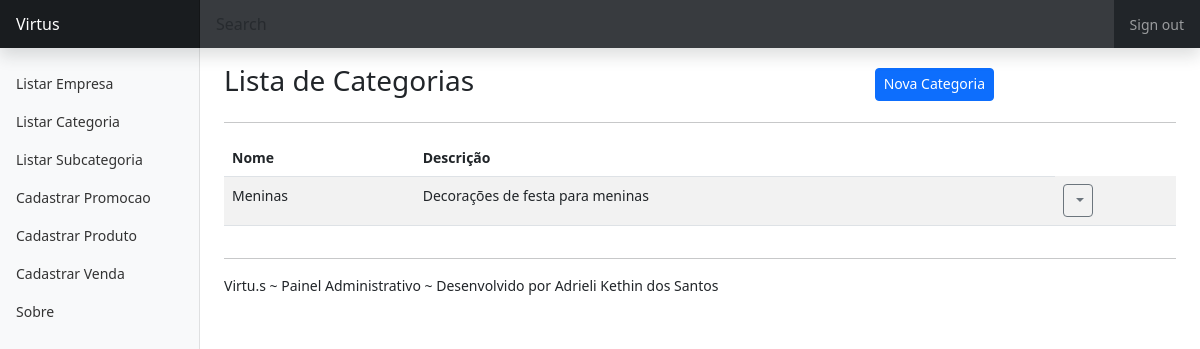
The page /listar/categoria/ on the database as committed earlier.
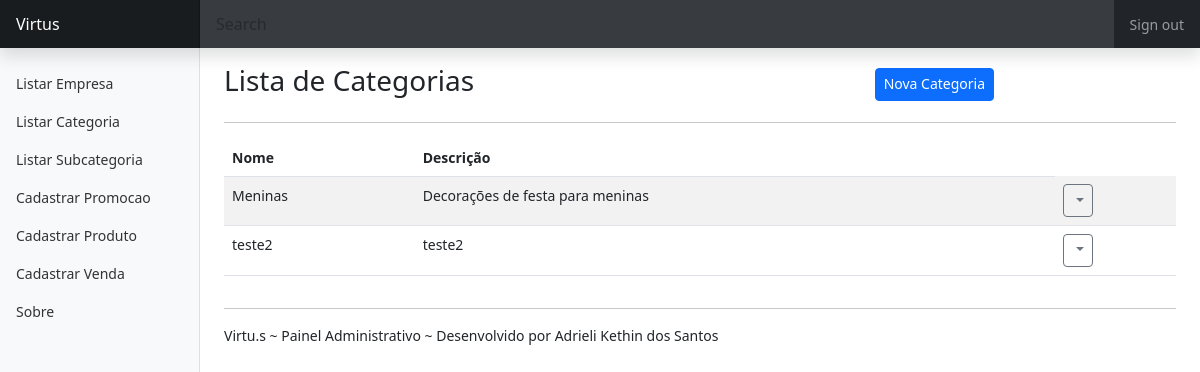
The same page on the database as committed later.
### cadastros/models.py (models this page shows, shortened)
class Categoria(models.Model):
    nome = models.CharField(max_length=50)
    descricao = models.CharField(max_length=100, verbose_name="descrição")
    data_inclusao = models.DateTimeField(auto_now_add=True, verbose_name="data inclusão")
    data_alteracao = models.DateTimeField(auto_now=True, verbose_name="data alteração")
    data_exclusao = models.DateTimeField(
        verbose_name="data exclusão", null=True)
    cadastrado_por = models.ForeignKey(
        User, on_delete=models.PROTECT, related_name='categoria_cadastrada')
    alterado_por = models.ForeignKey(User, on_delete=models.PROTECT, related_name='categoria_atualizada')

### cadastros/views.py (the view)
# urls.py: path("listar/categoria/", CategoriaList.as_view(), name="listar-categoria"),
class CategoriaList(ListView, LoginRequiredMixin):
    model = Categoria
    template_name = "cadastros/list/categoria.html"

### cadastros/templates/cadastros/list/categoria.html (shortened to what this page needs)
{% extends 'paginas/modelo.html' %}
{% load static %}
{% block conteudo %}
<div class="row justify-content-center align-items-center mt-3">
    <div class="col-md-8">
        <h3 class="">Lista de Categorias</h3>
    </div>
    <div class="col-md">
        <a href="{% url 'cadastrar-categoria' %}" class="btn btn-primary btn-sm">
            Nova Categoria
        </a>
    </div>
</div>
<hr>
<div class="table-responsive-lg">
    <table class="table table-striped">
        <thead>
            <tr>
                <th>Nome</th>
                <th>Descrição</th>
            </tr>
        </thead>
        <tbody>
            {% for obj in object_list %}
            <tr class="">
                <td>{{ obj.nome }}</td>
                <td>{{ obj.descricao }}</td>
                <td>
                    <div class="dropdown">
                        <a class="btn btn-sm btn-outline-secondary dropdown-toggle" href="#" role="button"
                            data-bs-toggle="dropdown" aria-expanded="false">
                        </a>
                    </div>
                </td>
            </tr>
            {% empty %}
            <tr>
                <th colspan="100%">Nenhum registro encontrado.</th>
            </tr>
            {% endfor %}
        </tbody>
    </table>
</div>
{% endblock %}

### paginas/templates/paginas/modelo.html (shortened to what this page needs)
{% load static %}
<!doctype html>
<html lang="en">
<head>
    <link href="{% static 'css/bootstrap.min.css' %}" rel="stylesheet"
>
    <link href="{% static 'css/dashboard.css' %}" rel="stylesheet">
</head>
<body>
    {% block menu %}
    <header class="navbar navbar-dark sticky-top bg-dark flex-md-nowrap p-0 shadow">
        <a class="navbar-brand col-md-3 col-lg-2 me-0 px-3 fs-6" href="/">Virtus</a>
        <input class="form-control form-control-dark w-100 rounded-0 border-0" type="text" placeholder="Search"
            aria-label="Search">
        <div class="navbar-nav">
            <div class="nav-item text-nowrap">
                <a class="nav-link px-3" href="#">Sign out</a>
            </div>
        </div>
    </header>
    <div class="container-fluid">
        <div class="row">
            <nav id="sidebarMenu" class="col-md-3 col-lg-2 d-md-block bg-light sidebar collapse">
                <div class="position-sticky pt-3 sidebar-sticky">
                    <ul class="nav flex-column">
                        <li class="nav-item">
                            <a class="nav-link" aria-current="page" href="{% url 'listar-empresa' %}">
                                Listar Empresa
                            </a>
                        </li>
                        <li class="nav-item">
                            <a class="nav-link" href="{% url 'listar-categoria' %}">
                                Listar Categoria
                            </a>
                        </li>
                        <li class="nav-item">
                            <a class="nav-link" href="{% url 'listar-subcategoria' %}">
                                Listar Subcategoria
                            </a>
                        </li>
                        <li class="nav-item">
                            <a class="nav-link" href="{% url 'cadastrar-promocao' %}">
                                Cadastrar Promocao
                            </a>
                        </li>
                        <li class="nav-item">
                            <a class="nav-link" href="{% url 'cadastrar-produto' %}">
                                Cadastrar Produto
                            </a>
                        </li>
                        <li class="nav-item">
                            <a class="nav-link" href="{% url 'cadastrar-venda' %}">
                                Cadastrar Venda
                            </a>
                        </li>
                        <li class="nav-item">
                            <a class="nav-link" href="{% url 'sobre' %}">
                                Sobre
                            </a>
                        </li>
                    </ul>
                </div>
            </nav>
            {% endblock %}
            {% if not request.user.is_authenticated %}
            <a href="{% url 'login' %}" class="col-2 text-right btn btn-light">
            </a>
            {% endif %}
            <main class="col-md-9 ms-sm-auto col-lg-10 px-md-4">
                {% block conteudo %}{% endblock %}
            </main>
        </div>
    </div>
    <div class="col-md-9 ms-sm-auto col-lg-10 px-md-4" style="min-height: 50px;">
        {% block rodape %}
        <hr>
        Virtu.s
        ~
        Painel Administrativo
        ~
        Desenvolvido por Adrieli Kethin dos Santos</span>
        {% endblock %}
    </div>
</body>
</html>

### static/css/dashboard.css (style rules this page uses)
body { font-size: .875rem; }
.sidebar { position: fixed; top: 0; bottom: 0; left: 0; z-index: 100; padding: 48px 0 0; box-shadow: inset -1px 0 0 rgba(0, 0, 0, .1); }
.sidebar-sticky { height: calc(100vh - 48px); overflow-x: hidden; overflow-y: auto; }
.sidebar .nav-link { font-weight: 500; color: #333; }
.navbar-brand { padding-top: .75rem; padding-bottom: .75rem; background-color: rgba(0, 0, 0, .25); box-shadow: inset -1px 0 0 rgba(0, 0, 0, .25); }
.navbar .form-control { padding: .75rem 1rem; }
.form-control-dark { color: #fff; background-color: rgba(255, 255, 255, .1); border-color: rgba(255, 255, 255, .1); }

Rows that differ between the two databases and show on the page:
added Categoria: nome "teste2", descricao "teste2"
